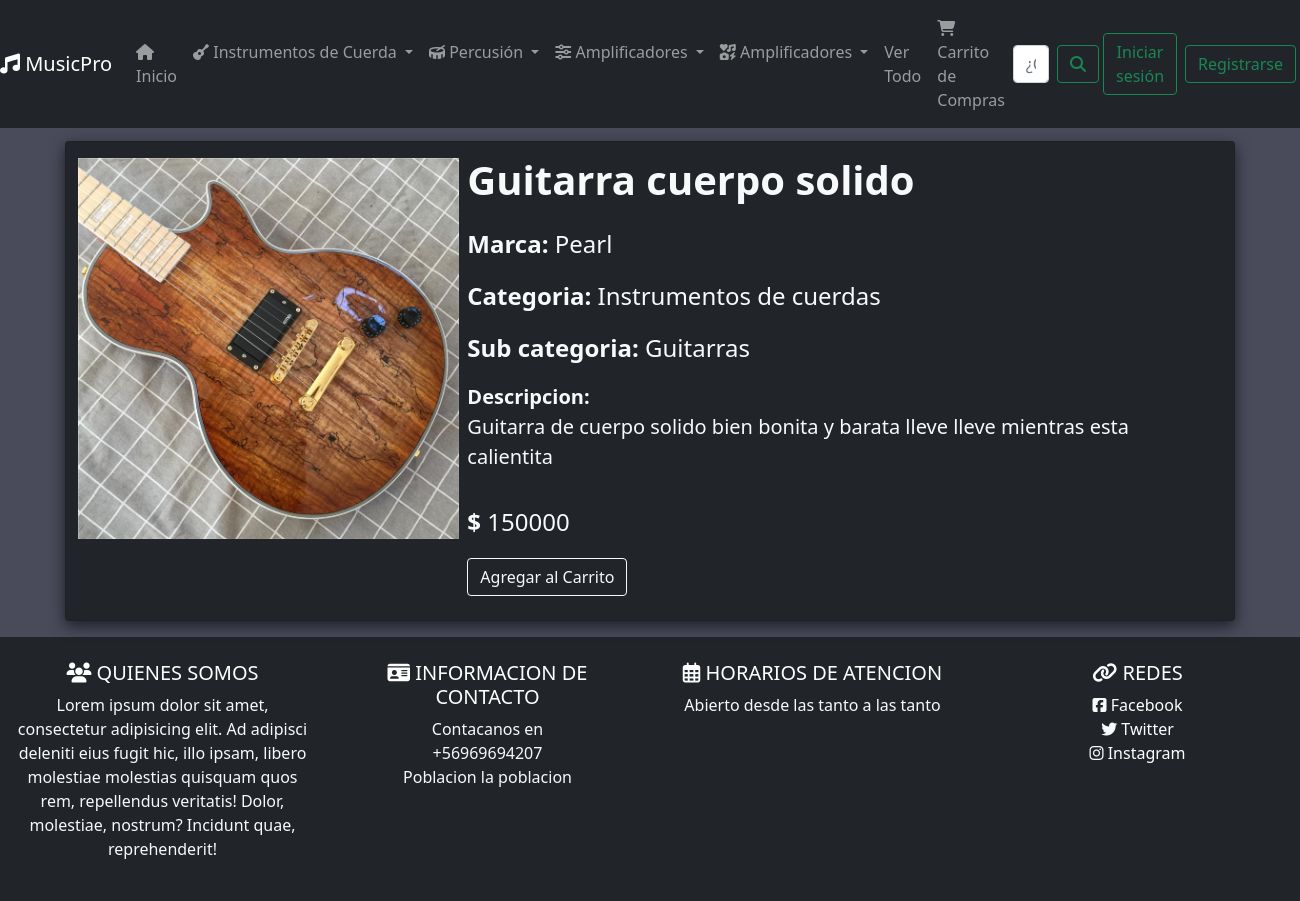
Before: /detalle/1 with the older database file.
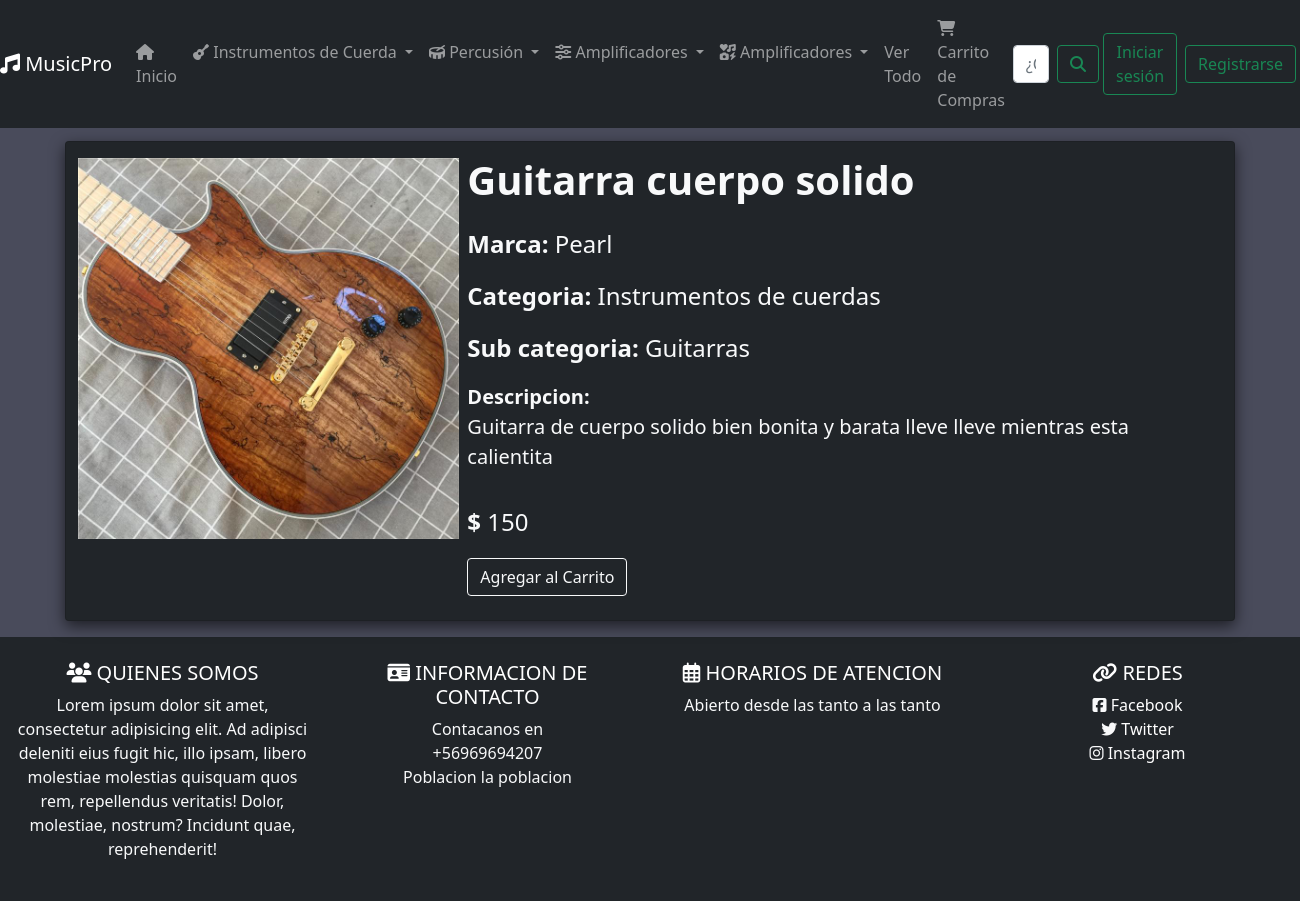
After: the same page with the newer database file.
### MusicPro/models.py (models this page shows)
class Productos(models.Model):
    nombre = models.CharField(max_length=50)
    descripcion = models.TextField(max_length=1000)
    serie_del_producto = models.CharField(max_length=6)
    marca = models.CharField(max_length=20)
    codigo = models.CharField(max_length=50)
    categoria_producto = models.CharField(max_length=30, choices=CATEGORIA_CHOICES, default=INSTRUMENTOSDECUERDAS)
    sub_categoria_producto = models.CharField(max_length=30, choices=SUBCATEGORIA_CHOICES, default=NOSELECTION)
    sub_sub_categoria = models.CharField(max_length=30, choices=SUBSUBCATEGORIA_CHOICES, default=NOSELECTION)
    precio = models.IntegerField(default=0, null=True)
    image = models.ImageField(upload_to='instrumentos_images/', verbose_name='Imagen Principal')

### MusicPro/views.py (the view)
# urls.py: path('detalle/<int:producto_id>',views.detalle, name='detalle'),
def detalle(request, producto_id):
    cart = Cart(request)
    productos = get_object_or_404(Productos, pk=producto_id)
    args = {'productos': productos, 'CATEGORIA_CHOICES': CATEGORIA_CHOICES,
            'SUBCATEGORIA_CHOICES': SUBCATEGORIA_CHOICES, 'SUBSUBCATEGORIA_CHOICES': SUBSUBCATEGORIA_CHOICES}
    return render(request, 'detalle.html', args)

### templates/detalle.html (shortened to what this page needs)
{% extends 'base.html' %}
{% load static %}
{% block content %}
    <div class="row justify-content-center">
        <div class="card mb-3 d-flex"
             style="margin-top: 1%; width: 90%; box-shadow: 0 0.313rem 0.938rem rgba(0, 0, 0, 0.6);">
            <div class="row g-0">
                <div class="col-lg-4">
                    <a href="{{ productos.image.url }}" data-lightbox="home-images" target="blank">
                        <img src="{{ productos.image.url }}" alt="" class="img-main img-fluid mb-3 mt-3 mx-auto">
                    </a>
                </div>
                <div class="col-lg-8">
                    <table class="table table-borderless">
                        <thead>
                        <tr>
                            <th scope="col" class="fw-bold fs-1 text-light">{{ productos.nombre }}</th>
                        </tr>
                        </thead>
                        <tbody>
                        <tr>
                            <td class="fs-4 text-light">
                                <ttext class="fw-bold">Marca:</ttext>
                                {{ productos.marca }}
                            </td>
                        </tr>
                        <tr>
                            <td class="fs-4 text-light">
                                <ttext class="fw-bold">Categoria:</ttext>
                                {{ productos.categoria_producto }}
                            </td>
                        </tr>
                        <tr>
                            <td class="fs-4 text-light">
                                <ttext class="fw-bold">Sub categoria:</ttext>
                                {{ productos.sub_categoria_producto }}
                            </td>
                        </tr>
                        <tr>
                            <td class="fs-5 text-light">
                                <ttext class="fw-bold">Descripcion:</ttext>
                                <p class="fw-light">{{ productos.descripcion }}</p>
                            </td>
                        </tr>
                        <tr>
                            <td class="fs-4 text-light">
                                <ttext class="fw-bold">$</ttext>
                                {{ productos.precio }}
                            </td>
                        </tr>
                        <tr>
                            <td class="fs-4 justify-content-end">
                                <a class="add-to-cart btn ms-auto btn-outline-light" href="{% url 'add_product_catalogo' productos.id %}">Agregar al Carrito</a>
                            </td>
                        </tr>
                        </tbody>
                    </table>
                </div>
            </div>
        </div>
    </div>
{% endblock %}

Changed rows visible on the page:
changed Productos "Guitarra cuerpo solido": precio "150000" → "150"
